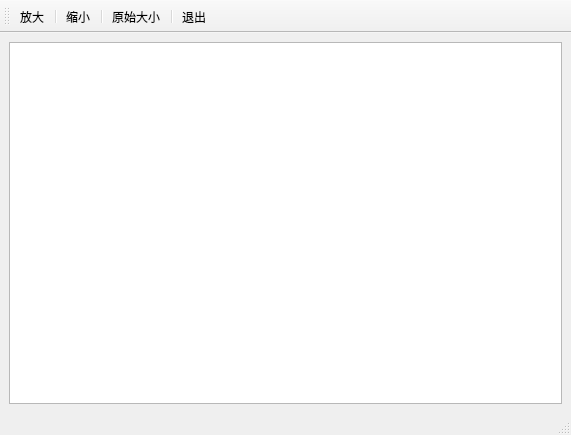
<?xml version="1.0" encoding="UTF-8"?>
<ui version="4.0">
 <class>MainWindow</class>
 <widget class="QMainWindow" name="MainWindow">
  <property name="geometry">
   <rect>
    <x>0</x>
    <y>0</y>
    <width>571</width>
    <height>435</height>
   </rect>
  </property>
  <property name="windowTitle">
   <string>MainWindow</string>
  </property>
  <widget class="QWidget" name="centralwidget">
   <layout class="QGridLayout" name="gridLayout">
    <item row="0" column="0">
     <widget class="QWChartView" name="chartView"/>
    </item>
   </layout>
  </widget>
  <widget class="QMenuBar" name="menubar">
   <property name="geometry">
    <rect>
     <x>0</x>
     <y>0</y>
     <width>571</width>
     <height>21</height>
    </rect>
   </property>
  </widget>
  <widget class="QStatusBar" name="statusbar"/>
  <widget class="QToolBar" name="toolBar">
   <property name="windowTitle">
    <string>toolBar</string>
   </property>
   <property name="toolButtonStyle">
    <enum>Qt::ToolButtonTextUnderIcon</enum>
   </property>
   <attribute name="toolBarArea">
    <enum>TopToolBarArea</enum>
   </attribute>
   <attribute name="toolBarBreak">
    <bool>false</bool>
   </attribute>
   <addaction name="action"/>
   <addaction name="separator"/>
   <addaction name="action_2"/>
   <addaction name="separator"/>
   <addaction name="action_3"/>
   <addaction name="separator"/>
   <addaction name="action_4"/>
  </widget>
  <action name="action">
   <property name="icon">
    <iconset resource="res.qrc">
     <normaloff>:/images/zoomIn.png</normaloff>:/images/zoomIn.png</iconset>
   </property>
   <property name="text">
    <string>放大</string>
   </property>
  </action>
  <action name="action_2">
   <property name="icon">
    <iconset resource="res.qrc">
     <normaloff>:/images/zoomOut.png</normaloff>:/images/zoomOut.png</iconset>
   </property>
   <property name="text">
    <string>缩小</string>
   </property>
  </action>
  <action name="action_3">
   <property name="icon">
    <iconset resource="res.qrc">
     <normaloff>:/images/reset.png</normaloff>:/images/reset.png</iconset>
   </property>
   <property name="text">
    <string>原始大小</string>
   </property>
  </action>
  <action name="action_4">
   <property name="icon">
    <iconset resource="res.qrc">
     <normaloff>:/images/exit.png</normaloff>:/images/exit.png</iconset>
   </property>
   <property name="text">
    <string>退出</string>
   </property>
  </action>
 </widget>
 <customwidgets>
  <customwidget>
   <class>QWChartView</class>
   <extends>QGraphicsView</extends>
   <header location="global">qwchartview.h</header>
  </customwidget>
 </customwidgets>
 <resources>
  <include location="res.qrc"/>
 </resources>
 <connections>
  <connection>
   <sender>action_4</sender>
   <signal>triggered()</signal>
   <receiver>MainWindow</receiver>
   <slot>close()</slot>
   <hints>
    <hint type="sourcelabel">
     <x>-1</x>
     <y>-1</y>
    </hint>
    <hint type="destinationlabel">
     <x>285</x>
     <y>217</y>
    </hint>
   </hints>
  </connection>
 </connections>
</ui>
